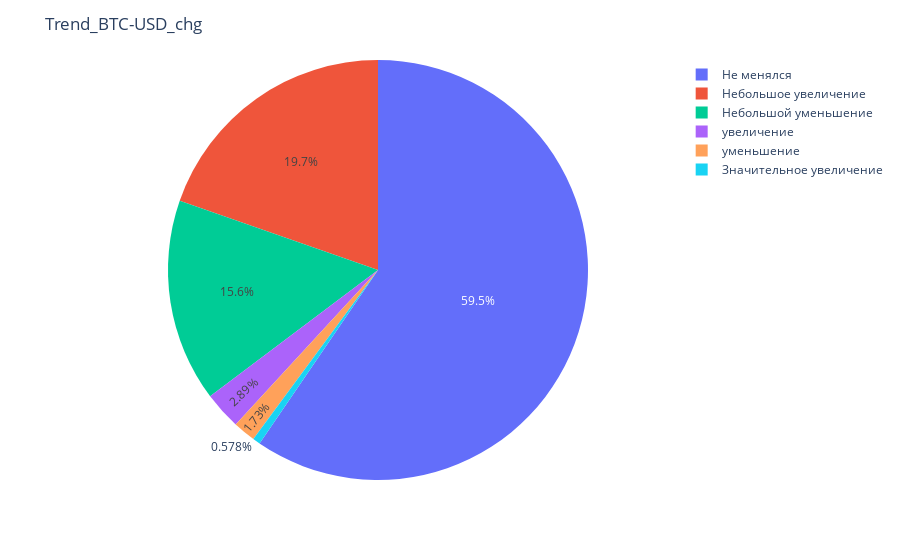
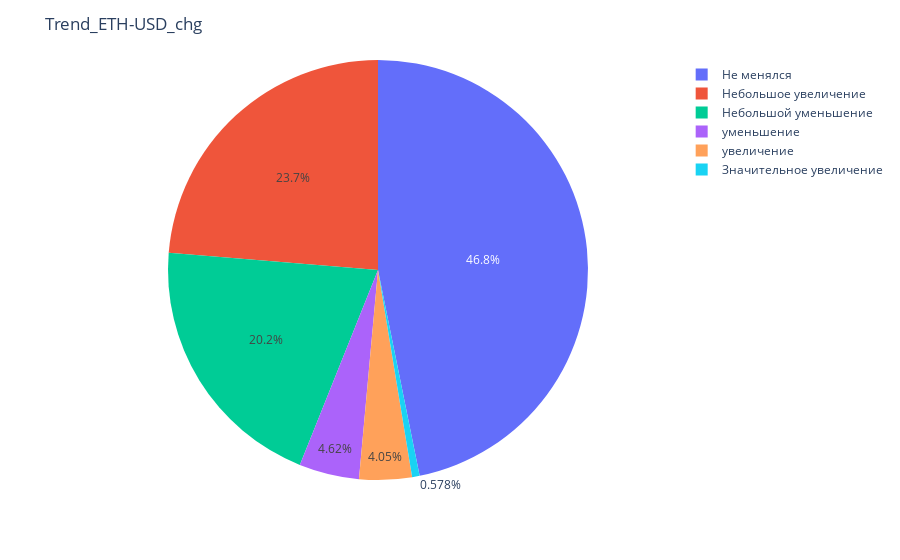
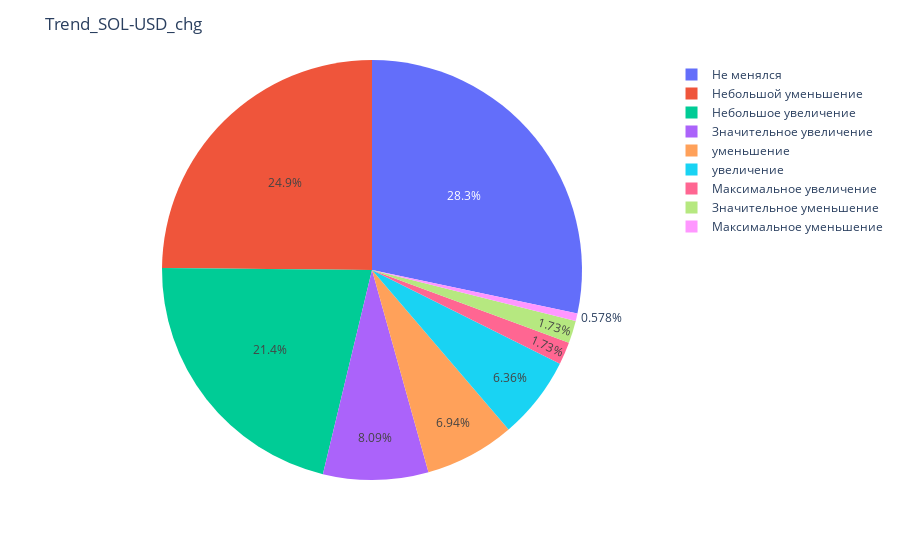
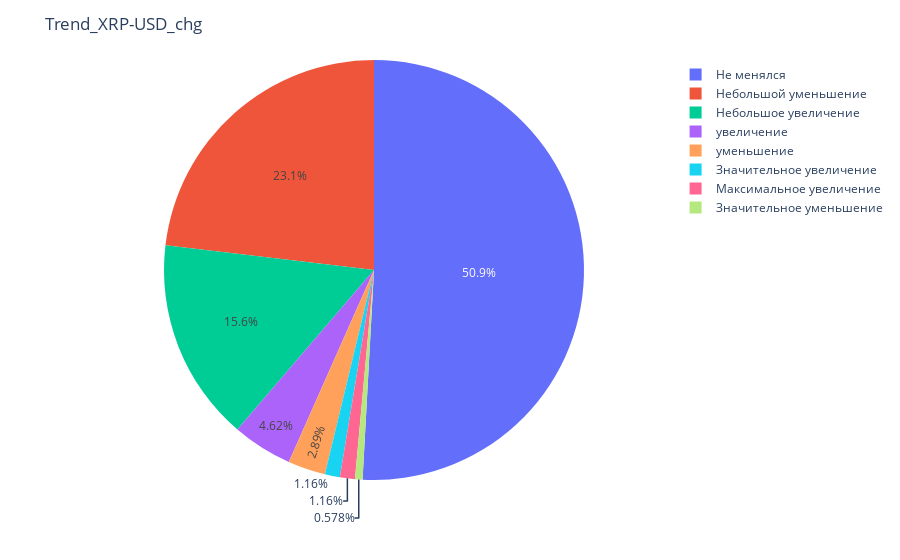

Notebook source saved alongside these figures, in order:
### Code cell
trend_columns = [col for col in trend_crypto.columns if 'Trend_' in col]
ind = 0

for i in range(len(crypto_tickers)):
    column = trend_columns[ind]
    data_to_plot = trend_crypto[column].value_counts().round(3)
    fig = px.pie(values=data_to_plot, names=data_to_plot.index)
    fig.update_layout(title=column)
    fig.show()
    ind += 1

### Figure 1 — Plotly figure (JSON) as saved in the notebook; plotly's stock layout.template omitted (floating-point values rounded to 4 significant figures)
{"data": [{"domain": {"x": [0, 1], "y": [0, 1]}, "hovertemplate": "label=%{label}<br>value=%{value}<extra></extra>", "labels": ["Не менялся", "Небольшое увеличение", "Небольшой уменьшение", "увеличение", "уменьшение", "Значительное увеличение"], "legendgroup": "", "name": "", "showlegend": true, "type": "pie", "values": [103, 34, 27, 5, 3, 1]}], "layout": {"legend": {"tracegroupgap": 0}, "margin": {"t": 60}, "title": {"text": "Trend_BTC-USD_chg"}}}

### Figure 2 — Plotly figure (JSON) as saved in the notebook; plotly's stock layout.template omitted (floating-point values rounded to 4 significant figures)
{"data": [{"domain": {"x": [0, 1], "y": [0, 1]}, "hovertemplate": "label=%{label}<br>value=%{value}<extra></extra>", "labels": ["Не менялся", "Небольшое увеличение", "Небольшой уменьшение", "уменьшение", "увеличение", "Значительное увеличение"], "legendgroup": "", "name": "", "showlegend": true, "type": "pie", "values": [81, 41, 35, 8, 7, 1]}], "layout": {"legend": {"tracegroupgap": 0}, "margin": {"t": 60}, "title": {"text": "Trend_ETH-USD_chg"}}}

### Figure 3 — Plotly figure (JSON) as saved in the notebook; plotly's stock layout.template omitted (floating-point values rounded to 4 significant figures)
{"data": [{"domain": {"x": [0, 1], "y": [0, 1]}, "hovertemplate": "label=%{label}<br>value=%{value}<extra></extra>", "labels": ["Не менялся", "Небольшой уменьшение", "Небольшое увеличение", "Значительное увеличение", "уменьшение", "увеличение", "Максимальное увеличение", "Значительное уменьшение", "Максимальное уменьшение"], "legendgroup": "", "name": "", "showlegend": true, "type": "pie", "values": [49, 43, 37, 14, 12, 11, 3, 3, 1]}], "layout": {"legend": {"tracegroupgap": 0}, "margin": {"t": 60}, "title": {"text": "Trend_SOL-USD_chg"}}}

### Figure 4 — Plotly figure (JSON) as saved in the notebook; plotly's stock layout.template omitted (floating-point values rounded to 4 significant figures)
{"data": [{"domain": {"x": [0, 1], "y": [0, 1]}, "hovertemplate": "label=%{label}<br>value=%{value}<extra></extra>", "labels": ["Не менялся", "Небольшой уменьшение", "Небольшое увеличение", "увеличение", "уменьшение", "Значительное увеличение", "Максимальное увеличение", "Значительное уменьшение"], "legendgroup": "", "name": "", "showlegend": true, "type": "pie", "values": [88, 40, 27, 8, 5, 2, 2, 1]}], "layout": {"legend": {"tracegroupgap": 0}, "margin": {"t": 60}, "title": {"text": "Trend_XRP-USD_chg"}}}
